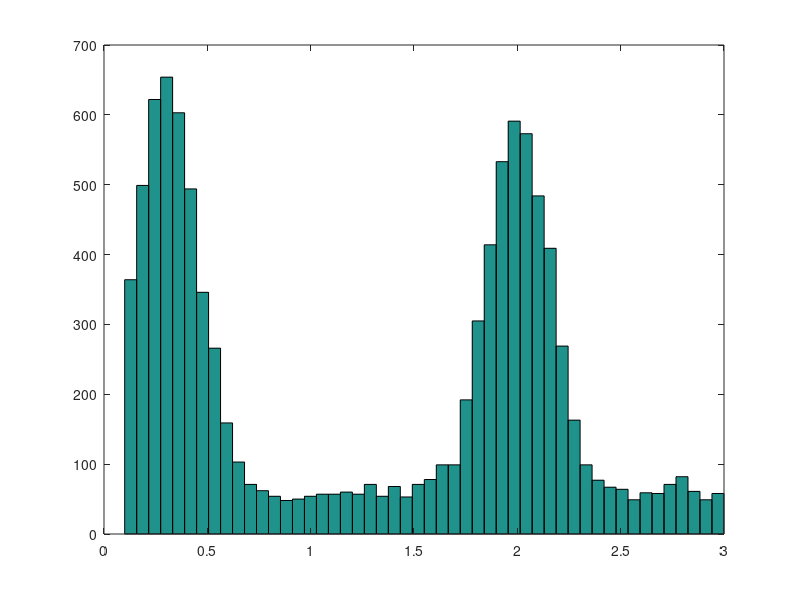
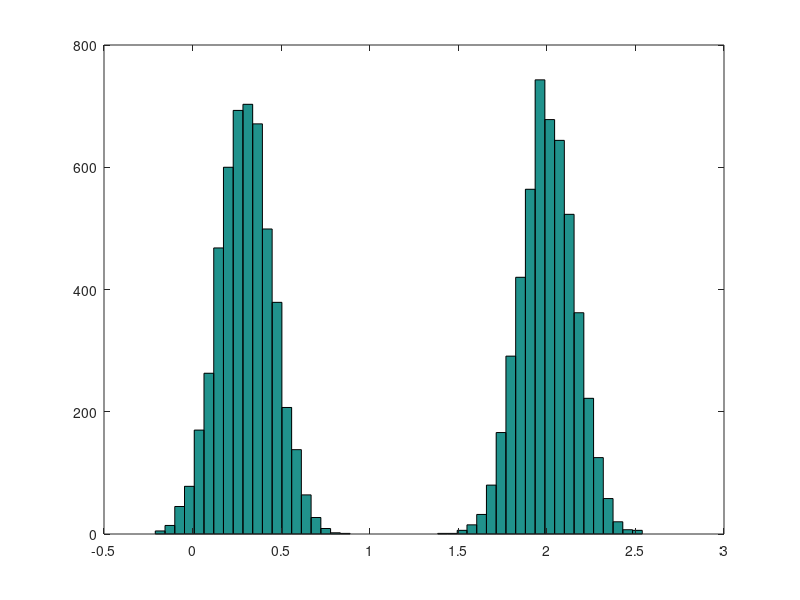

The MATLAB source for these figures, in order: (Note: this script raises an error after producing the figures.)
%% My bimodal failure distribution

NumTrials = 10000;
ITIMin = 0.1;
ITIMax = 3;
mng1 = 0.3;   % parameters for the Gaussians
mng2 = 2;
sdg = 0.15;
pmx1 = 0.35;   % mixing probabilities
pmx2 = 0.35;
pmx3 = 1 - pmx1 - pmx2;

ITIs1 = random('Normal',mng1,sdg,1,NumTrials);
while any(ITIs1>ITIMax) | any(ITIs1<ITIMin)
    inx = ITIs1 > ITIMax  | ITIs1 < ITIMin;
    ITIs1(inx) = random('Normal',mng1,sdg,1,sum(inx));
end
ITIs2 = random('Normal',mng2,sdg,1,NumTrials);
while any(ITIs2>ITIMax) | any(ITIs2<ITIMin)
    inx = ITIs2 > ITIMax  | ITIs2 < ITIMin;
    ITIs2(inx) = random('Normal',mng2,sdg,1,sum(inx));
end
ITIs3 = random('Uniform',ITIMin,ITIMax,1,NumTrials);
prr = rand(1,NumTrials);
rr = zeros(3,NumTrials);
rr(1,prr<pmx1) = 1;
rr(2,prr>=pmx1&prr<(pmx1+pmx2)) = 1;
rr(3,prr>=(pmx1+pmx2)) = 1;
ITIs = rr(1,:) .* ITIs1 + rr(2,:) .* ITIs2 + rr(3,:) .* ITIs3;
ITIMin = min(ITIs);
ITIMax = max(ITIs);

figure
hist(ITIs,50)

%% My bimodal failure distribution

NumTrials = 10000;
ITIMin = -10;
ITIMax = 10;
mng1 = 0.3;   % parameters for the Gaussians
mng2 = 2;
sdg = 0.15;
pmx1 = 0.5;   % mixing probabilities
pmx2 = 0.5;
pmx3 = 1 - pmx1 - pmx2;

ITIs1 = random('Normal',mng1,sdg,1,NumTrials);
ITIs2 = random('Normal',mng2,sdg,1,NumTrials);
ITIs3 = random('Uniform',0.1,3,1,NumTrials);
prr = rand(1,NumTrials);
rr = zeros(3,NumTrials);
rr(1,prr<pmx1) = 1;
rr(2,prr>=pmx1&prr<(pmx1+pmx2)) = 1;
rr(3,prr>=(pmx1+pmx2)) = 1;
ITIs = rr(1,:) .* ITIs1 + rr(2,:) .* ITIs2 + rr(3,:) .* ITIs3;
ITIMin = min(ITIs);
ITIMax = max(ITIs);

figure
hist(ITIs,50)

%%


[m,s,Pa,iter,Q_tot,e_tot] = em_alg_function(ITIs,[0.3 2],[0.15^2 0.15^2],[0.5 0.5],0.1);

%%

figure;
[nm xout] = hist(ITIs,100);
bar(xout,nm/sum(nm))

gs = Pa(1) * normpdf(xout,m(1),sqrt(s(1))) + Pa(2) * normpdf(xout,m(2),sqrt(s(2)));
hold on
plot(xout,gs/sum(gs),'r')